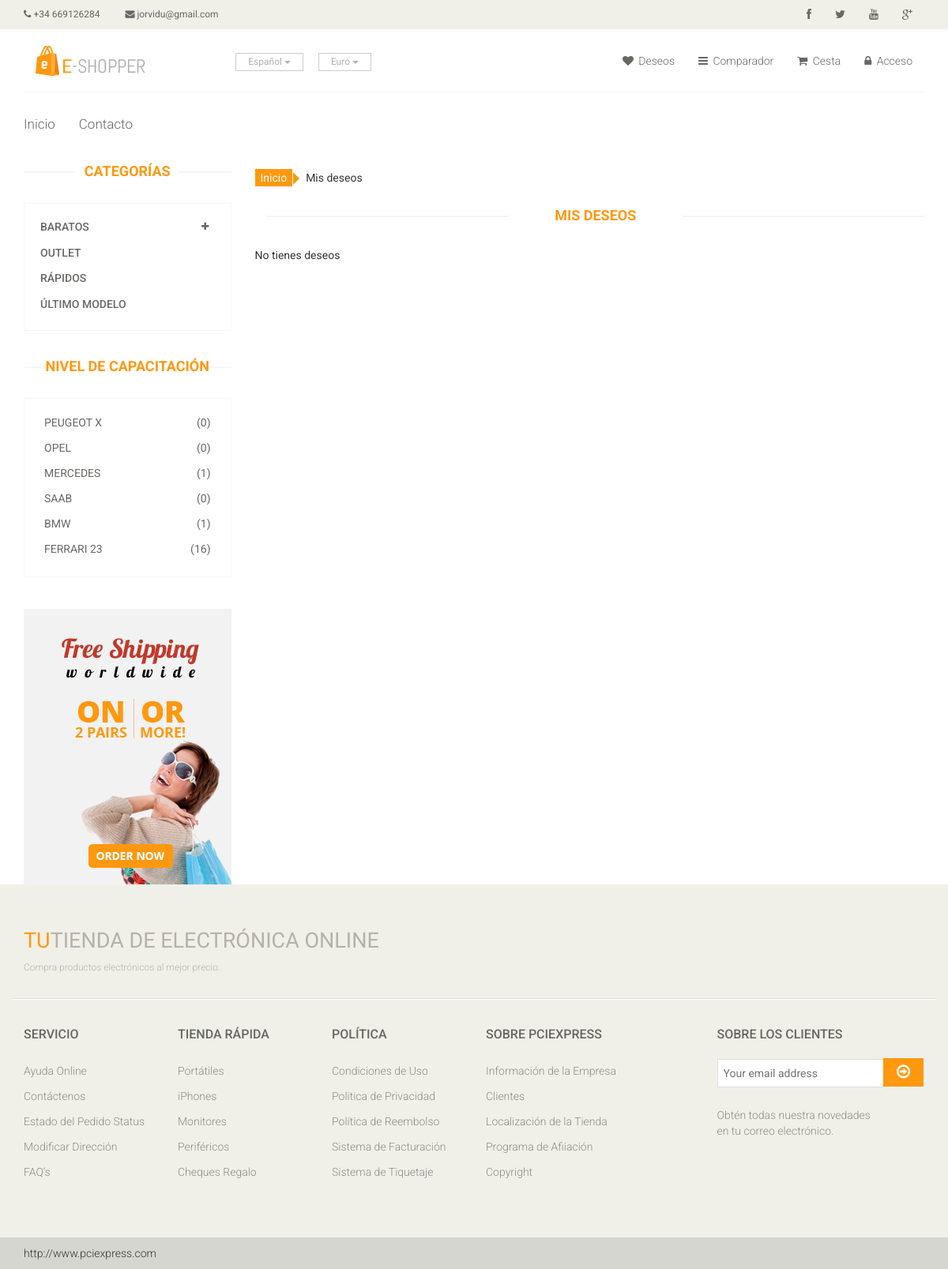
The page /usuario-lista-deseos.php on the database its author committed.
### tables this page shows
CREATE TABLE `tblidioma` (
  `idIdioma` int(11) NOT NULL AUTO_INCREMENT,
  `strIdioma` varchar(20) NOT NULL,
  PRIMARY KEY (`idIdioma`)
);

CREATE TABLE `tblmoneda` (
  `idMoneda` int(11) NOT NULL AUTO_INCREMENT,
  `strNombre` varchar(50) NOT NULL,
  `dblValor` double NOT NULL,
  `intPrincipal` int(11) NOT NULL,
  `strSimbolo` varchar(10) NOT NULL,
  `strCodificacion` varchar(10) NOT NULL,
  `strHTML` varchar(10) DEFAULT NULL,
  PRIMARY KEY (`idMoneda`)
);

CREATE TABLE `tblcategoria` (
  `idCategoria` int(11) NOT NULL AUTO_INCREMENT,
  `strNombre_1` varchar(50) NOT NULL,
  `strSEO_1` varchar(50) NOT NULL,
  `intEstado` int(11) NOT NULL,
  `refPadre` int(11) NOT NULL,
  `intOrden` int(11) NOT NULL,
  `intPrincipal` int(11) NOT NULL DEFAULT '0',
  `strNombre_2` varchar(50) DEFAULT NULL,
  `strSEO_2` varchar(50) DEFAULT NULL,
  `strNombre_3` varchar(50) DEFAULT NULL,
  `strSEO_3` varchar(50) DEFAULT NULL,
  `strNombre_4` varchar(50) DEFAULT NULL,
  `strSEO_4` varchar(50) DEFAULT NULL,
  PRIMARY KEY (`idCategoria`)
);

CREATE TABLE `tblmarca` (
  `idMarca` int(11) NOT NULL AUTO_INCREMENT,
  `strMarca` varchar(50) NOT NULL,
  `intOrden` int(11) NOT NULL,
  `intEstado` int(11) NOT NULL,
  PRIMARY KEY (`idMarca`)
);

### includes/menuizquierda.php (the view, shortened to what this page needs)
<?php
$query_DatosConsultaCategorias = sprintf("SELECT * FROM tblcategoria WHERE refPadre=0 AND intEstado=1 ORDER BY intOrden ASC");
$DatosConsultaCategorias = mysqli_query($con,  $query_DatosConsultaCategorias) or die(mysqli_error($con));
$row_DatosConsultaCategorias = mysqli_fetch_assoc($DatosConsultaCategorias);
?>
<div class="left-sidebar">
	<h2><?php echo _T8;?></h2>
	<div class="panel-group category-products" id="accordian">
	<?php
		$solapa="apertura";
		$contador=1;
			do {
				$solapaapertura=$solapa.$contador;
		?>
		<div class="panel panel-default">
		<?php if (TieneSubcategorias($row_DatosConsultaCategorias["idCategoria"]))
		{?>
			<div class="panel-heading">
				<h4 class="panel-title">
					<a data-toggle="collapse" data-parent="#accordian" href="#<?php echo $solapaapertura;?>">
						<span class="badge pull-right"><i class="fa fa-plus"></i></span>
						<?php echo $row_DatosConsultaCategorias["strNombre_"._idiomaactual];?>
					</a>
				</h4>
			</div>
		<?php }
		else
		{?>
		<div class="panel-heading">
				<h4 class="panel-title">
					<a  href="<?php echo GenerarRutaCategoria($row_DatosConsultaCategorias["idCategoria"])?>">
						<?php echo $row_DatosConsultaCategorias["strNombre_"._idiomaactual];?>
					</a>
				</h4>
			</div>
		<?php }?></div>
<?php
			$contador=$contador+1;
			} while ($row_DatosConsultaCategorias = mysqli_fetch_assoc($DatosConsultaCategorias)); ?>
						</div>
						<?php
$query_DatosConsultaMarcas = sprintf("SELECT * FROM tblmarca WHERE intEstado=1 ORDER BY intOrden ASC");
$DatosConsultaMarcas = mysqli_query($con,  $query_DatosConsultaMarcas) or die(mysqli_error($con));
$row_DatosConsultaMarcas = mysqli_fetch_assoc($DatosConsultaMarcas);
?>
<?php if (_marcas==1){?>
						<div class="brands_products">
							<h2><?php echo _T9;?></h2>
							<div class="brands-name">
								<ul class="nav nav-pills nav-stacked">
								<?php
			do {
				?>
									<li><a href="categoria.php?marca=<?php echo $row_DatosConsultaMarcas["idMarca"];?>"> <span class="pull-right">(<?php echo CochesporMarca($row_DatosConsultaMarcas["idMarca"]);?>)</span><?php echo $row_DatosConsultaMarcas["strMarca"];?></a></li>
		<?php
			} while ($row_DatosConsultaMarcas = mysqli_fetch_assoc($DatosConsultaMarcas)); ?>
								</ul>
							</div>
						</div>
						<?php }?>
						<div class="shipping text-center">
							<img src="images/home/shipping.jpg" alt="" />
						</div>
					</div>

### includes/funciones.php (shortened to what this page needs)
<?php
switch (_idiomaactual) {
    case 1:
		if (is_file("includes/languages/1.php"))  include("includes/languages/1.php");
		break;
}
if (!function_exists("GetSQLValueString")) {
function GetSQLValueString($theValue, $theType, $theDefinedValue = "", $theNotDefinedValue = "")
{
  global $con;
  $theValue = function_exists("mysqli_real_escape_string") ? mysqli_real_escape_string($con, $theValue) : mysqli_escape_string($con,$theValue);
  switch ($theType) {
    case "text":
      $theValue = ($theValue != "") ? "'" . $theValue . "'" : "NULL";
      break;
    case "long":
    case "int":
      $theValue = ($theValue != "") ? intval($theValue) : "NULL";
      break;
  }
  return $theValue;
}
}
			?>
			<?php
function TieneSubcategorias($padre)
{
	global $con;
	$query_ConsultaFuncion = sprintf("SELECT * FROM tblcategoria WHERE refPadre = %s AND intEstado=1",
		 GetSQLValueString($padre, "text"));
	$ConsultaFuncion = mysqli_query($con,  $query_ConsultaFuncion) or die(mysqli_error($con));
	$totalRows_ConsultaFuncion = mysqli_num_rows($ConsultaFuncion);
	if ($totalRows_ConsultaFuncion>0)
		return true;
	else
		return false;
}
			?>
			<?php
function CochesporMarca($marca)
{
	global $con;
	$query_ConsultaFuncion = sprintf("SELECT COUNT(idProducto) AS Total FROM tblproducto WHERE refMarca = %s ",
	   GetSQLValueString($marca, "int"));
	$ConsultaFuncion = mysqli_query($con,  $query_ConsultaFuncion) or die(mysqli_error($con));
	$row_ConsultaFuncion = mysqli_fetch_assoc($ConsultaFuncion);
	return $row_ConsultaFuncion["Total"];
}
			?>
			<?php
function BloqueMonedas()
{
	global $con;
	$query_ConsultaFuncion = sprintf("SELECT * FROM tblmoneda WHERE idMoneda=%s ", $_SESSION["monedaactiva"]);
	$ConsultaFuncion = mysqli_query($con,  $query_ConsultaFuncion) or die(mysqli_error($con));
	$row_ConsultaFuncion = mysqli_fetch_assoc($ConsultaFuncion);
	?>
	<div class="btn-group">
	<button type="button" class="btn btn-default dropdown-toggle usa" data-toggle="dropdown">
	<?php echo $row_ConsultaFuncion["strNombre"];?>
	<span class="caret"></span>
</button>
	</div>
	<?php
}
function GenerarRutaCategoria($categoria)
{
	global $con;
	$nivel1="";
	$nivel2="";
	$nivel3="";
	$query_ConsultaFuncion = sprintf("SELECT * FROM tblcategoria WHERE idCategoria = %s",
		 GetSQLValueString($categoria, "int"));
	$ConsultaFuncion = mysqli_query($con,  $query_ConsultaFuncion) or die(mysqli_error($con));
	$row_ConsultaFuncion = mysqli_fetch_assoc($ConsultaFuncion);
	if ($row_ConsultaFuncion["refPadre"]!="0")
	{
		$query_ConsultaFuncion2 = sprintf("SELECT * FROM tblcategoria WHERE idCategoria = %s",
		 GetSQLValueString($row_ConsultaFuncion["refPadre"], "int"));
		$ConsultaFuncion2 = mysqli_query($con,  $query_ConsultaFuncion2) or die(mysqli_error($con));
		$row_ConsultaFuncion2 = mysqli_fetch_assoc($ConsultaFuncion2);
		if ($row_ConsultaFuncion2["refPadre"]!="0")
		{
			$nivel2=$row_ConsultaFuncion2["strSEO_"._idiomaactual];
			$nivel3=$row_ConsultaFuncion["strSEO_"._idiomaactual];
			$query_ConsultaFuncion3 = sprintf("SELECT * FROM tblcategoria WHERE idCategoria = %s",
		 GetSQLValueString($row_ConsultaFuncion2["refPadre"], "int"));
		$ConsultaFuncion3 = mysqli_query($con,  $query_ConsultaFuncion3) or die(mysqli_error($con));
		$row_ConsultaFuncion3 = mysqli_fetch_assoc($ConsultaFuncion3);
			$nivel1=$row_ConsultaFuncion3["strSEO_"._idiomaactual];
		}
		else
		{
			$nivel1=$row_ConsultaFuncion2["strSEO_"._idiomaactual];
			$nivel2=$row_ConsultaFuncion["strSEO_"._idiomaactual];
		}
	}
	else
	{
		$nivel1=$row_ConsultaFuncion["strSEO_"._idiomaactual];
	}
	$rutacompleta="";
	if ($nivel1!="")
	$rutacompleta=$nivel1.'/';
	 if ($nivel2!="")
	$rutacompleta=$rutacompleta.$nivel2.'/';
	if ($nivel3!="")
	$rutacompleta=$rutacompleta.$nivel3.'/';
	return $rutacompleta;
}
		?>
					  <?php
function BloqueIdiomas()
{
	global $con;
		$query_ConsultaFuncion = sprintf("SELECT * FROM tblidioma WHERE idIdioma =  "._idiomaactual);
		$ConsultaFuncion = mysqli_query($con,  $query_ConsultaFuncion) or die(mysqli_error($con));
		$row_ConsultaFuncion = mysqli_fetch_assoc($ConsultaFuncion);
	?>
	<div class="btn-group">
	<button type="button" class="btn btn-default dropdown-toggle usa" data-toggle="dropdown">
	<?php echo $row_ConsultaFuncion["strIdioma"];?>
	<span class="caret"></span>
</button>
	</div>
	<?php
}
	?>

### css/main.css (style rules this page uses)
body { font-family: 'Roboto', sans-serif; background:; position: relative; font-weight:400px; }
ul li { list-style: none; }
a { -webkit-transition: 300ms; -moz-transition: 300ms; -o-transition: 300ms; transition: 300ms; }
h1, h2, h3, h4, h5, h6 { font-family: 'Roboto', sans-serif; }
.usa { border-radius: 0; color: #B4B1AB; font-size: 12px; margin-right: 20px; padding: 2px 15px; margin-top: 10px; }
.category-products { border: 1px solid #F7F7F0; margin-bottom: 35px; padding-bottom: 20px; padding-top: 15px; }
.left-sidebar h2, .brands_products h2 { color: #FE980F; font-family: 'Roboto', sans-serif; font-size: 18px; font-weight: 700; margin: 0 auto 30px; text-align: center; text-transform: uppercase; position: relative; z-index:3; }
.left-sidebar h2:after, h2.title:after { content: " "; position: absolute; border: 1px solid #f5f5f5; bottom:8px; left: 0; width: 100%; height: 0; z-index: -2; }
.left-sidebar h2:before { content: " "; position: absolute; background: #fff; bottom: -6px; width: 130px; height: 30px; z-index: -1; left: 50%; margin-left: -65px; }
.category-products .panel { background-color: #FFFFFF; border: 0px; border-radius: 0px; box-shadow:none; margin-bottom: 0px; }
.category-products .panel-default .panel-heading { background-color: #FFFFFF; border: 0 none; color: #FFFFFF; padding: 5px 20px; }
.category-products .panel-default .panel-heading .panel-title a { color: #696763; font-family: 'Roboto', sans-serif; font-size: 14px; text-decoration: none; text-transform: uppercase; }
.category-products .badge { background:none; border-radius: 10px; color: #696763; display: inline-block; font-size: 12px; font-weight: bold; line-height: 1; min-width: 10px; padding: 3px 7px; text-align: center; vertical-align: baseline; white-space: nowrap; }
.brands-name { border: 1px solid #F7F7F0; padding-bottom: 20px; padding-top: 15px; }
.brands-name .nav-stacked li a { background-color: #FFFFFF; color: #696763; font-family: 'Roboto', sans-serif; font-size: 14px; padding: 5px 25px; text-decoration: none; text-transform: uppercase; }
.shipping { background-color: #F2F2F2; margin-top: 40px; overflow: hidden; padding-top: 20px; position: relative; }

### rows shown on the page
tblidioma: strIdioma "Español"
tblmoneda: strNombre "Euro"
tblcategoria: strNombre_1 "BARATOS"
tblcategoria: strNombre_1 "OUTLET"
tblcategoria: strNombre_1 "RÁPIDOS"
tblcategoria: strNombre_1 "ÚLTIMO MODELO"
tblmarca: idMarca "0", strMarca "PEUGEOT X"
tblmarca: idMarca "0", strMarca "OPEL"
tblmarca: idMarca "1", strMarca "MERCEDES"
tblmarca: idMarca "0", strMarca "SAAB"
tblmarca: idMarca "1", strMarca "BMW"
tblmarca: idMarca "16", strMarca "FERRARI 23"

### other values the page prints
_telefono "+34 669126284"
_email "jorvidu@gmail.com"
_T3 "Deseos"
_T4 "Comparador"
_T5 "Cesta"
_T6 "Acceso"
_T1 "Inicio"
_T2 "Contacto"
_T8 "CATEGORÍAS"
_T9 "NIVEL DE CAPACITACIÓN"
_T20 "MIS DESEOS"
_T21 "No tienes deseos"
